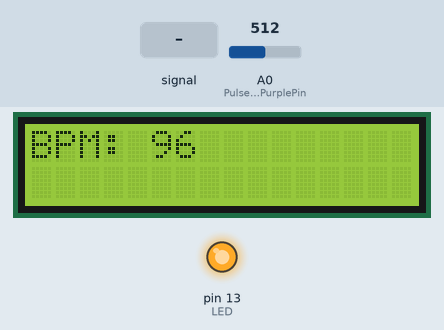
A sketch run on a simulated Arduino Uno, built with avr-gcc and run on an emulated ATmega328P. Shown: 16×2 character LCD, output pins drawn as LEDs (lit = HIGH). Dashed ring = blinking. The test bench sets the inputs (shaded band); at power-on: A0 (PulseSensorPurplePin) = 512. What the sketch prints to the serial monitor is not drawn.

Above: at 1.2 s.
1.3 s: A0 (PulseSensorPurplePin) fed a 200 Hz sine of ±255 counts around its level
At 2.48 s:
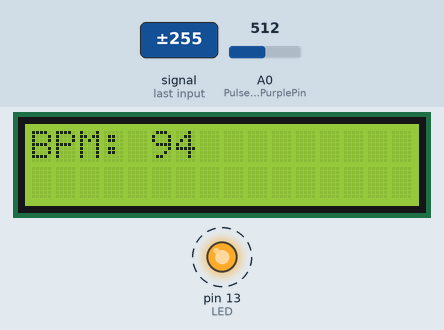
4.3 s: A0 (PulseSensorPurplePin) set to 1023
At 4.8 s:
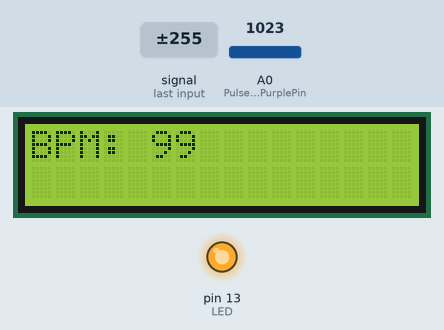
7.3 s: A0 (PulseSensorPurplePin) set to 345
8.8 s: A0 (PulseSensorPurplePin) set to 323
At 9.7 s:
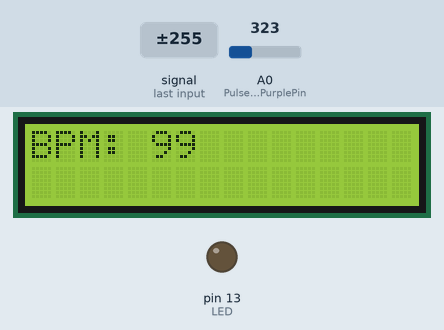
11.8 s: A0 (PulseSensorPurplePin) fed a 1000 Hz sine of ±255 counts around its level
At 12.34 s:
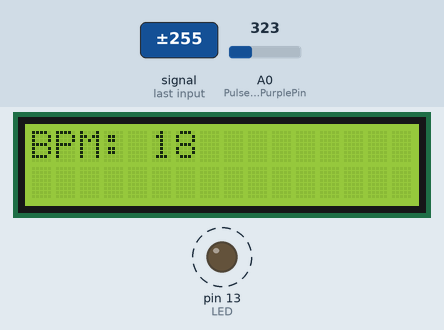
14.8 s: A0 (PulseSensorPurplePin) set to 0
At 14.8 s:
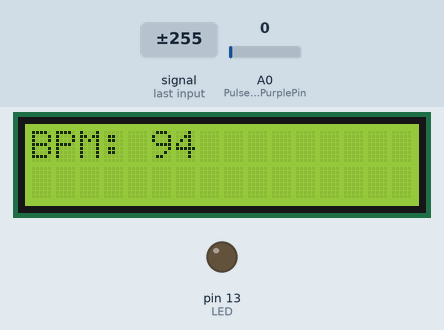
Timing chart, 0 to 17.8 s (numbered marks = the images above; inputs shaded):
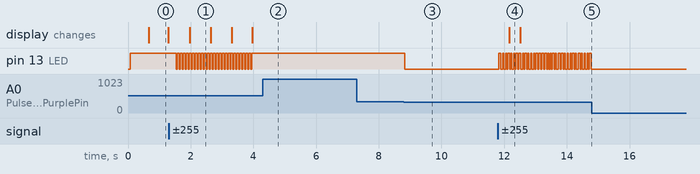

The sketch:

SENSOR_DE_BATIMENTOS.ino
```cpp
/*  PulseSensor Starter Project and Signal Tester
 *  The Best Way to Get Started  With, or See the Raw Signal of, your PulseSensor.com™ & Arduino.
 *
 *  Here is a link to the tutorial
 *  https://pulsesensor.com/pages/code-and-guide
 *
 *  WATCH ME (Tutorial Video):
 *  https://www.youtube.com/watch?v=RbB8NSRa5X4
 *
 *
-------------------------------------------------------------
1) This shows a live human Heartbeat Pulse.
2) Live visualization in Arduino's Cool "Serial Plotter".
3) Blink an LED on each Heartbeat.
4) This is the direct Pulse Sensor's Signal.
5) A great first-step in troubleshooting your circuit and connections.
6) "Human-readable" code that is newbie friendly."

*/


//  Variables
int PulseSensorPurplePin = 0;        // Pulse Sensor PURPLE WIRE connected to ANALOG PIN 0
int LED = LED_BUILTIN;   //  The on-board Arduion LED


int Signal;                // holds the incoming raw data. Signal value can range from 0-1024
int Threshold = 335;       // Determine which Signal to "count as a beat", and which to ingore.

unsigned long lastBeatTime = 0; // Stores the time of the last beat detected
int BPM = 0;                    // Stores the Beats Per Minute value


#include <Wire.h>
#include <LiquidCrystal_I2C.h>
//Inicializa o display no endereco 0x27
LiquidCrystal_I2C lcd(0x27,16,2);


// The SetUp Function:
void setup() {
  pinMode(LED,OUTPUT);         // pin that will blink to your heartbeat!
  Serial.begin(115200);       // Set's up Serial Communication at certain speed.
  lcd.init();

}

// The Main Loop Function
void loop() {
  lcd.clear();
  lcd.setBacklight(HIGH);
  lcd.setCursor(0,0);
  lcd.print("BPM: ");
  lcd.print(BPM);

  unsigned long currentTime = millis();


  Signal = analogRead(PulseSensorPurplePin);  // Read the PulseSensor's value.
                                              // Assign this value to the "Signal" variable.

   Serial.println("Signal " + String(Signal)); // Send "reading " followed by the Signal value to Serial Plotter.*/


   if (Signal > Threshold) {
    if ((currentTime - lastBeatTime) > 600) { // To avoid counting multiple beats for the same pulse (debounce)
        BPM = 60000 / (currentTime - lastBeatTime); // Calculate BPM using the time difference
        Serial.println("BPM: " + String(BPM));     // Print BPM to Serial Monitor
        lastBeatTime = currentTime;
    }
    digitalWrite(LED, HIGH);
} else {
    digitalWrite(LED, LOW);
}


delay(20);


}
```

Measured:
- the behaviour switches between 336 and 335 on A0 (PulseSensorPurplePin) (found by bisection; images 2 and 3)
- after the input at 1.3 s, pin 13 (LED): alternates HIGH for 0.06 s and LOW for 0.03 s, 52 changes in all, then stays HIGH, starting after 0.24 s; the display: changes after 0.68 s (image 1)
- after the input at 4.3 s, pin 13 (LED): stops changing and stays HIGH
- after the input at 7.3 s, every drawn part: stays the same
- after the input at 8.8 s, pin 13 (LED): HIGH → LOW at once
- after the input at 11.8 s, pin 13 (LED): alternates HIGH for 0.03 s and LOW for 0.03 s, starting at once; the display: changes after 0.37 s (image 4)
- after the input at 14.8 s, pin 13 (LED): stops changing and stays LOW
- what the display in image 0 shows lasts 0.6 s, from 0.7 s to 1.3 s
